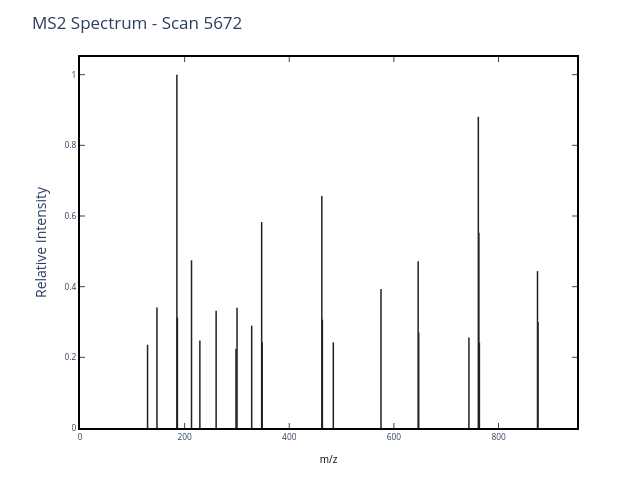

Notebook code for this chart:
### Markdown cell above
### 1.1 Overview of Mass Spectrometric Data
#### 1.1.b Example MS2 Spectrum

Now, let's look at an MS2 spectrum. This spectrum was collected immediately after the MS1 spectrum. The instrument isolated ions between 486.1 m/z and 488.6 m/z ( including our peptide isotoplogues!), [fragmented them](https://en.wikipedia.org/wiki/Collision-induced_dissociation), and analyzed the resulting fragments.

### Code cell
# Show an the MS2 scan
ms2_spectrum_unannotated = get_MS2_object(mzml_path, 5672)
plot_MS2(ms2_spectrum_unannotated, title="MS2 Spectrum - Scan 5672")

### Figure 1 — Plotly figure (JSON) as saved in the notebook; plotly's stock layout.template omitted (floating-point values rounded to 4 significant figures)
{"data": [{"line": {"color": "rgba (33, 33, 33, 1)", "dash": "solid", "width": 1.5}, "mode": "lines", "name": "_child0", "type": "scatter", "x": [129.1, 129.1], "xaxis": "x", "y": [0, 0.2356], "yaxis": "y"}, {"line": {"color": "rgba (33, 33, 33, 1)", "dash": "solid", "width": 1.5}, "mode": "lines", "name": "_child1", "type": "scatter", "x": [147.1, 147.1], "xaxis": "x", "y": [0, 0.3408], "yaxis": "y"}, {"line": {"color": "rgba (33, 33, 33, 1)", "dash": "solid", "width": 1.5}, "mode": "lines", "name": "_child2", "type": "scatter", "x": [185.2, 185.2], "xaxis": "x", "y": [0, 1], "yaxis": "y"}, {"line": {"color": "rgba (33, 33, 33, 1)", "dash": "solid", "width": 1.5}, "mode": "lines", "name": "_child3", "type": "scatter", "x": [186.2, 186.2], "xaxis": "x", "y": [0, 0.3124], "yaxis": "y"}, {"line": {"color": "rgba (33, 33, 33, 1)", "dash": "solid", "width": 1.5}, "mode": "lines", "name": "_child4", "type": "scatter", "x": [213.2, 213.2], "xaxis": "x", "y": [0, 0.4746], "yaxis": "y"}, {"line": {"color": "rgba (33, 33, 33, 1)", "dash": "solid", "width": 1.5}, "mode": "lines", "name": "_child5", "type": "scatter", "x": [229.1, 229.1], "xaxis": "x", "y": [0, 0.2473], "yaxis": "y"}, {"line": {"color": "rgba (33, 33, 33, 1)", "dash": "solid", "width": 1.5}, "mode": "lines", "name": "_child6", "type": "scatter", "x": [260.2, 260.2], "xaxis": "x", "y": [0, 0.3318], "yaxis": "y"}, {"line": {"color": "rgba (33, 33, 33, 1)", "dash": "solid", "width": 1.5}, "mode": "lines", "name": "_child7", "type": "scatter", "x": [298.1, 298.1], "xaxis": "x", "y": [0, 0.2245], "yaxis": "y"}, {"line": {"color": "rgba (33, 33, 33, 1)", "dash": "solid", "width": 1.5}, "mode": "lines", "name": "_child8", "type": "scatter", "x": [300.2, 300.2], "xaxis": "x", "y": [0, 0.3405], "yaxis": "y"}, {"line": {"color": "rgba (33, 33, 33, 1)", "dash": "solid", "width": 1.5}, "mode": "lines", "name": "_child9", "type": "scatter", "x": [328.2, 328.2], "xaxis": "x", "y": [0, 0.2895], "yaxis": "y"}, {"line": {"color": "rgba (33, 33, 33, 1)", "dash": "solid", "width": 1.5}, "mode": "lines", "name": "_child10", "type": "scatter", "x": [347.2, 347.2], "xaxis": "x", "y": [0, 0.5829], "yaxis": "y"}, {"line": {"color": "rgba (33, 33, 33, 1)", "dash": "solid", "width": 1.5}, "mode": "lines", "name": "_child11", "type": "scatter", "x": [348.2, 348.2], "xaxis": "x", "y": [0, 0.2427], "yaxis": "y"}, {"line": {"color": "rgba (33, 33, 33, 1)", "dash": "solid", "width": 1.5}, "mode": "lines", "name": "_child12", "type": "scatter", "x": [462.3, 462.3], "xaxis": "x", "y": [0, 0.6565], "yaxis": "y"}, {"line": {"color": "rgba (33, 33, 33, 1)", "dash": "solid", "width": 1.5}, "mode": "lines", "name": "_child13", "type": "scatter", "x": [463.3, 463.3], "xaxis": "x", "y": [0, 0.3068], "yaxis": "y"}, {"line": {"color": "rgba (33, 33, 33, 1)", "dash": "solid", "width": 1.5}, "mode": "lines", "name": "_child14", "type": "scatter", "x": [484.2, 484.2], "xaxis": "x", "y": [0, 0.2424], "yaxis": "y"}, {"line": {"color": "rgba (33, 33, 33, 1)", "dash": "solid", "width": 1.5}, "mode": "lines", "name": "_child15", "type": "scatter", "x": [575.3, 575.3], "xaxis": "x", "y": [0, 0.3936], "yaxis": "y"}, {"line": {"color": "rgba (33, 33, 33, 1)", "dash": "solid", "width": 1.5}, "mode": "lines", "name": "_child16", "type": "scatter", "x": [646.4, 646.4], "xaxis": "x", "y": [0, 0.472], "yaxis": "y"}, {"line": {"color": "rgba (33, 33, 33, 1)", "dash": "solid", "width": 1.5}, "mode": "lines", "name": "_child17", "type": "scatter", "x": [647.4, 647.4], "xaxis": "x", "y": [0, 0.2703], "yaxis": "y"}, {"line": {"color": "rgba (33, 33, 33, 1)", "dash": "solid", "width": 1.5}, "mode": "lines", "name": "_child18", "type": "scatter", "x": [743.4, 743.4], "xaxis": "x", "y": [0, 0.2564], "yaxis": "y"}, {"line": {"color": "rgba (33, 33, 33, 1)", "dash": "solid", "width": 1.5}, "mode": "lines", "name": "_child19", "type": "scatter", "x": [761.4, 761.4], "xaxis": "x", "y": [0, 0.8811], "yaxis": "y"}, {"line": {"color": "rgba (33, 33, 33, 1)", "dash": "solid", "width": 1.5}, "mode": "lines", "name": "_child20", "type": "scatter", "x": [762.4, 762.4], "xaxis": "x", "y": [0, 0.5524], "yaxis": "y"}, {"line": {"color": "rgba (33, 33, 33, 1)", "dash": "solid", "width": 1.5}, "mode": "lines", "name": "_child21", "type": "scatter", "x": [763.4, 763.4], "xaxis": "x", "y": [0, 0.2412], "yaxis": "y"}, {"line": {"color": "rgba (33, 33, 33, 1)", "dash": "solid", "width": 1.5}, "mode": "lines", "name": "_child22", "type": "scatter", "x": [874.5, 874.5], "xaxis": "x", "y": [0, 0.444], "yaxis": "y"}, {"line": {"color": "rgba (33, 33, 33, 1)", "dash": "solid", "width": 1.5}, "mode": "lines", "name": "_child23", "type": "scatter", "x": [875.5, 875.5], "xaxis": "x", "y": [0, 0.2997], "yaxis": "y"}], "layout": {"autosize": false, "height": 480, "hovermode": "closest", "margin": {"b": 52, "l": 80, "pad": 0, "r": 63, "t": 57}, "plot_bgcolor": "white", "showlegend": false, "title": {"text": "MS2 Spectrum - Scan 5672"}, "width": 640, "xaxis": {"anchor": "y", "domain": [0, 1], "linecolor": "black", "linewidth": 2, "mirror": "ticks", "nticks": 6, "range": [0, 950], "showgrid": true, "showline": true, "side": "bottom", "tickfont": {"size": 8.33}, "ticks": "inside", "title": {"font": {"color": "#000000", "size": 10}, "text": "m/z"}, "type": "linear", "zeroline": false}, "yaxis": {"anchor": "x", "domain": [0, 1], "linecolor": "black", "linewidth": 2, "mirror": "ticks", "nticks": 6, "range": [0, 1.05], "showgrid": true, "showline": true, "side": "left", "tickfont": {"size": 8.33}, "ticks": "inside", "title": {"text": "Relative Intensity"}, "type": "linear", "zeroline": false}}}
